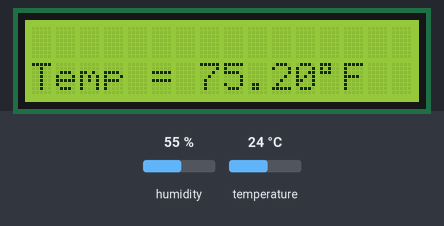
Simulated run of this program. Board: Arduino Uno, built with avr-gcc and run on an emulated ATmega328P. Parts: 16×2 character LCD. The inputs (shaded band) are chosen by the test bench; at power-on: temperature 24 °C, humidity 55 %. What the program prints to the serial monitor is not drawn.

Above: at 2.6 s.
2.7 s: temperature set to 12 °C
At 6.7 s:
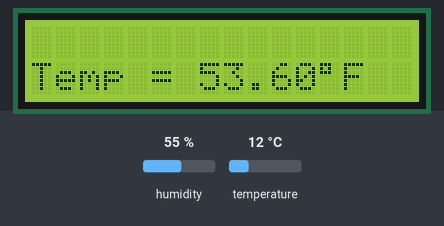
8.0 s: temperature set to 19 °C
At 10.9 s:
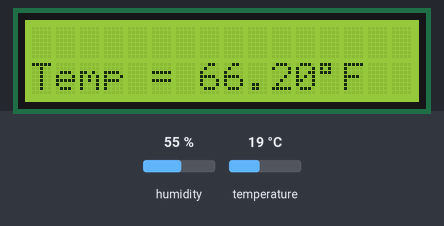
13.3 s: temperature set to 28 °C
At 15.1 s:
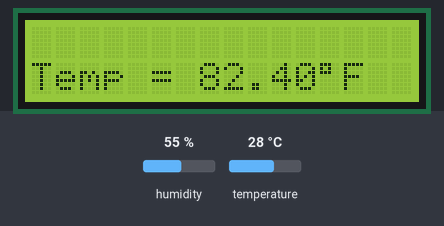
Timing chart, 0 to 16.6 s (numbered marks = the images above; inputs shaded):
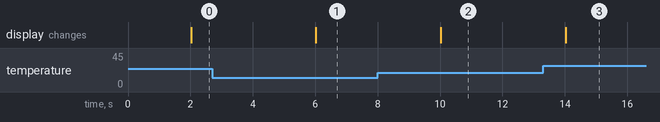

The program:

main.cpp
```cpp
#include <Arduino.h>
#include <Wire.h>
#include <TempWatcher.cpp>
#include <Timer.cpp>
#include "DHTTemperatureSensor.cpp"
#include "LCDTemperatureDisplay.cpp"
#include "SerialTemperatureLogger.cpp"


#include <DHT.h>


Timer timer = Timer(2000);
DHTTemperatureSensor temperatureSensor = DHTTemperatureSensor(DHT22);
LCDTemperatureDisplay display = LCDTemperatureDisplay();
SerialTemperatureLogger temperatureLogger;
TempWatcher<DHTTemperatureSensor, Timer, LCDTemperatureDisplay, SerialTemperatureLogger> tempWatcher(
        temperatureSensor, timer, display, temperatureLogger);

void setup() {
    Serial.begin(9600);
    display.init();
    temperatureSensor.init();
    Serial.println("Initializing...");
}

void loop() {
    tempWatcher.execute();
}
```

Measured:
- after the input at 2.7 s, the display: changes after 3.3 s (image 1)
- after the input at 8.0 s, the display: changes after 2.0 s (image 2)
- after the input at 13.3 s, the display: changes after 0.72 s (image 3)
